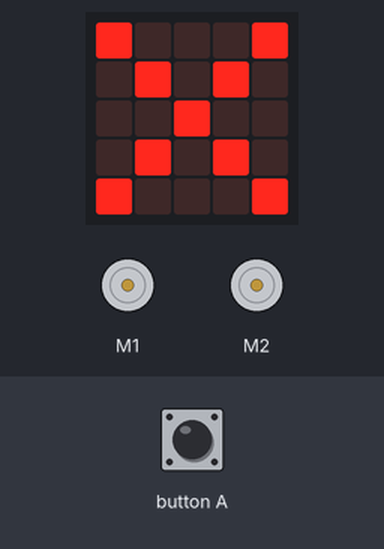
This program was run on a simulated BBC micro:bit (MakeCode). On the bench: the board's 5×5 LED display, 2 × DC motor (green arrow = forward, orange = backward, longer = faster). The test bench sets the inputs (shaded band).

Above: at 1.6 s.
1.7 s: button A pressed for 0.15 s
At 3.14 s:
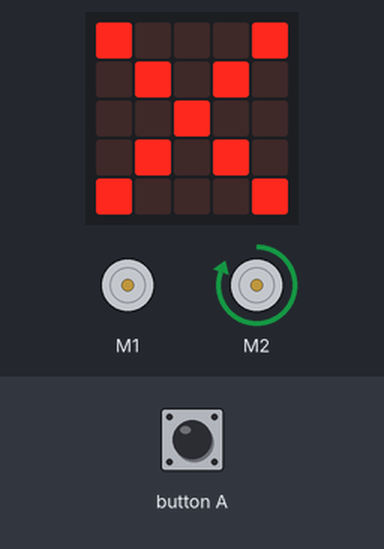
At 4.2 s:
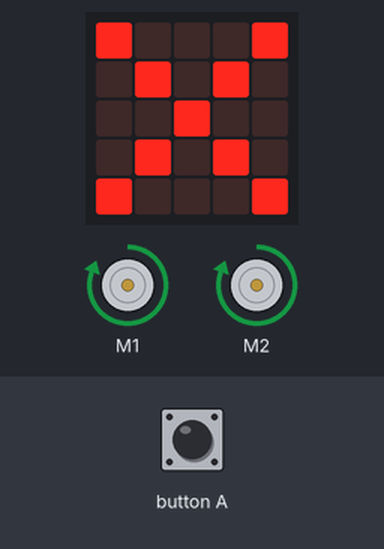
Timing chart, 0 to 10.7 s (numbered marks = the images above; inputs shaded):
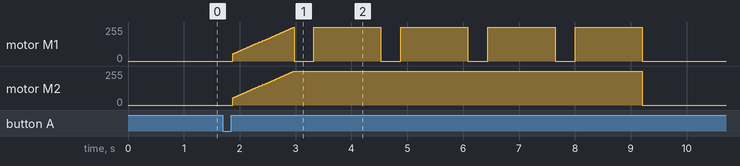

Measured:
- after the input at 1.7 s, motor M1: ramps from stopped to forward 255/255 and jumps back, once every 1.6 s; motor M2: rises from stopped to forward 255/255 in 1.1 s, then falls to stopped in 6.2 s

The program:

main.ts
```typescript
input.onButtonPressed(Button.A, function () {
    init_speed = 50
    for (let index = 0; index < 205; index++) {
        init_speed += 1
        basic.pause(5)
        maqueen.motorRun(maqueen.Motors.All, maqueen.Dir.CW, init_speed)
    }
    for (let index = 0; index < 4; index++) {
        maqueen.motorRun(maqueen.Motors.M1, maqueen.Dir.CW, 0)
        basic.pause(360)
        maqueen.motorRun(maqueen.Motors.M1, maqueen.Dir.CW, init_speed)
        basic.pause(1200)
    }
    maqueen.motorStop(maqueen.Motors.All)
})
let init_speed = 0
basic.showLeds(`
    # . . . #
    . # . # .
    . . # . .
    . # . # .
    # . . . #
    `)
basic.forever(function () {

})
```

test.ts
```typescript
// 在此处测试；当此软件包作为插件使用时，将不会编译此软件包。
```
